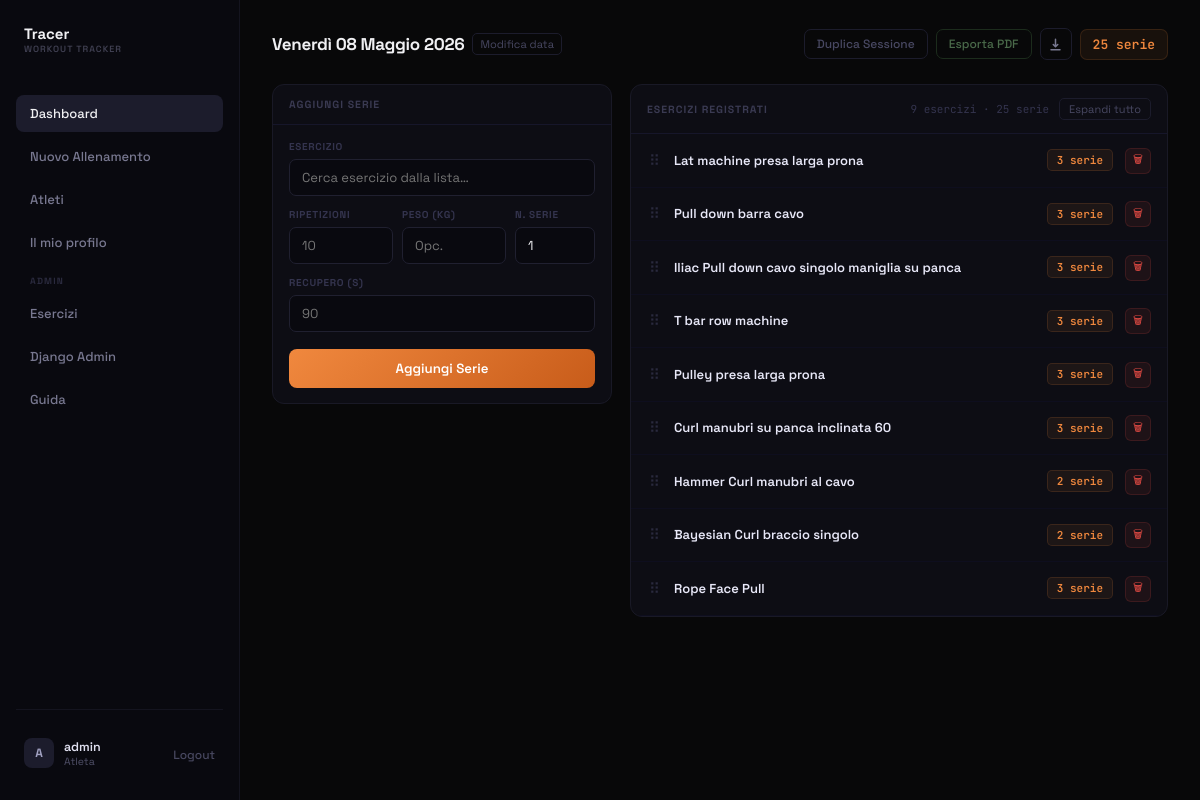
The page /session/5/ (signed in) on the database its author committed.
### tracker/models.py (models this page shows, shortened)
class WorkoutSession(models.Model):
    utente = models.ForeignKey(User, on_delete=models.CASCADE, related_name='workout_sessions')
    data = models.DateField(default=timezone.now)
    note = models.TextField(blank=True, null=True)
    class Meta:
        ordering = ['-data'] # Ordina dalla più recente alla più vecchia

class Exercise(models.Model):
    nome = models.CharField(max_length=100)
    tipologia = models.CharField(max_length=120, blank=True, default='')
    tags = models.ManyToManyField(Tag, related_name='exercises')

### tracker/views.py (the view, shortened to what this page needs)
# urls.py: path('session/<int:session_id>/', views.session_detail, name='session_detail'),
@login_required
def session_detail(request, session_id):
    session = get_object_or_404(WorkoutSession, id=session_id, utente=request.user)
    all_sets = list(session.sets.select_related('exercise').order_by('order', 'id'))
    exercise_groups = []
    for _, grp in groupby(all_sets, key=lambda s: s.exercise_id):
        grp_list = list(grp)
        exercise_groups.append({
            'exercise': grp_list[0].exercise,
            'sets': grp_list,
            'count': len(grp_list),
        })
    return render(request, 'tracker/session_detail.html', {
        'session': session,
        'exercise_groups': exercise_groups,
    })

### tracker/templates/tracker/session_detail.html (shortened to what this page needs)
{% extends 'tracker/base.html' %}
{% block content %}
<div class="page-container">
    <div style="display: flex; align-items: center; gap: 14px; margin-bottom: 24px; flex-wrap: wrap;">
        <div>
            <div style="display: flex; align-items: center; gap: 8px;">
                <h1 id="date-label" style="font-size: 17px; font-weight: 700; color: #f0f0f3; letter-spacing: -0.3px; margin: 0;">
                    {{ session.data|date:"l d F Y" }}
                </h1>
                <button onclick="toggleDateEdit()" style="background: transparent; border: 1px solid #1c1c2c; border-radius: 5px; color: #484862; font-size: 11px; padding: 3px 7px; cursor: pointer; transition: all .12s;" onmouseover="this.style.borderColor='#3a3a5a';this.style.color='#8080a0'" onmouseout="this.style.borderColor='#1c1c2c';this.style.color='#484862'">Modifica data</button>
            </div>
        </div>
        <div style="margin-left: auto; display: flex; align-items: center; gap: 8px;">
            <form action="{% url 'duplicate_session' session.id %}" method="post">
                <button type="submit" style="padding: 6px 12px; background: transparent; border: 1px solid #1c1c2c; border-radius: 7px; color: #484862; font-size: 12px; font-weight: 500; cursor: pointer; transition: all .12s;" onmouseover="this.style.borderColor='#3a3a5a';this.style.color='#8080a0'" onmouseout="this.style.borderColor='#1c1c2c';this.style.color='#484862'">Duplica Sessione</button>
            </form>
            <button onclick="exportPDF()" style="padding: 6px 12px; background: transparent; border: 1px solid #1c2c1c; border-radius: 7px; color: #4a6a4a; font-size: 12px; font-weight: 500; cursor: pointer; transition: all .12s;" onmouseover="this.style.borderColor='#3a5a3a';this.style.color='#70a070'" onmouseout="this.style.borderColor='#1c2c1c';this.style.color='#4a6a4a'">Esporta PDF</button>
            <a href="{% url 'export_session' session.id %}" title="Esporta sessione JSON" style="display:inline-flex;align-items:center;justify-content:center;width:32px;height:32px;border-radius:7px;background:transparent;border:1px solid #1c1c2c;color:#787890;text-decoration:none;transition:all .12s;" onmouseover="this.style.borderColor='#3a3a5a';this.style.color='#f0f0f3'" onmouseout="this.style.borderColor='#1c1c2c';this.style.color='#787890'">
                <svg viewBox="0 0 20 20" fill="currentColor" width="15" height="15"><path fill-rule="evenodd" d="M3 17a1 1 0 011-1h12a1 1 0 110 2H4a1 1 0 01-1-1zm3.293-7.707a1 1 0 011.414 0L9 10.586V3a1 1 0 112 0v7.586l1.293-1.293a1 1 0 111.414 1.414l-3 3a1 1 0 01-1.414 0l-3-3a1 1 0 010-1.414z" clip-rule="evenodd"/></svg>
            </a>
            <div style="padding: 6px 12px; background: rgba(240,136,62,.07); border: 1px solid rgba(240,136,62,.14); border-radius: 7px; font-size: 13px; color: #f0883e; font-weight: 600; font-family: 'JetBrains Mono', monospace;">
                {{ session.sets.count }} serie
            </div>
        </div>
    </div>
    <div class="main-grid">
        <div class="tracer-card" style="position: sticky; top: 0; z-index: 10;">
            <div style="padding: 13px 16px; border-bottom: 1px solid #16162a;">
                <div style="font-size: 10.5px; font-weight: 700; color: #3a3a52; text-transform: uppercase; letter-spacing: 1px;">Aggiungi Serie</div>
            </div>
            <form action="{% url 'session_detail' session.id %}" method="post" style="padding: 15px 16px; display: flex; flex-direction: column; gap: 12px;">
                <div>
                    <label style="display: block; font-size: 10px; font-weight: 700; color: #34344e; text-transform: uppercase; letter-spacing: .7px; margin-bottom: 6px;">Esercizio</label>
                    <input type="text" id="exercise_name" name="exercise_name" class="tracer-input" placeholder="Cerca esercizio dalla lista…" required autocomplete="off" data-valid="false">
                </div>
                <div style="display: grid; grid-template-columns: 1fr 1fr 80px; gap: 9px;">
                    <div>
                        <label style="display: block; font-size: 10px; font-weight: 700; color: #34344e; text-transform: uppercase; letter-spacing: .7px; margin-bottom: 6px;">Ripetizioni</label>
                        <input type="number" name="reps" class="tracer-input" placeholder="10" min="1" required>
                    </div>
                    <div>
                        <label style="display: block; font-size: 10px; font-weight: 700; color: #34344e; text-transform: uppercase; letter-spacing: .7px; margin-bottom: 6px;">Peso (kg)</label>
                        <input type="number" step="0.5" name="weight" class="tracer-input" placeholder="Opc." min="0">
                    </div>
                    <div>
                        <label style="display: block; font-size: 10px; font-weight: 700; color: #34344e; text-transform: uppercase; letter-spacing: .7px; margin-bottom: 6px;">N. Serie</label>
                        <input type="number" name="num_sets" class="tracer-input" placeholder="1" min="1" max="20" value="1" required>
                    </div>
                </div>
                <div>
                    <label style="display: block; font-size: 10px; font-weight: 700; color: #34344e; text-transform: uppercase; letter-spacing: .7px; margin-bottom: 6px;">Recupero (s)</label>
                    <input type="number" name="rest_time" class="tracer-input" placeholder="90" min="0">
                </div>
                <button type="submit" class="btn-primary-gradient" style="padding: 11px; margin-top: 5px;">Aggiungi Serie</button>
            </form>
        </div>
        <div>
            {% if not exercise_groups %}
            <div style="background: #0d0d14; border: 1px dashed #1c1c2e; border-radius: 12px; padding: 52px 24px; text-align: center;">
                <div style="font-size: 26px; margin-bottom: 10px; opacity: .4;">〇</div>
                <div style="font-size: 13.5px; color: #2c2c44; font-weight: 500;">Aggiungi la prima serie dal pannello</div>
            </div>
            {% else %}
            <div class="tracer-card" style="overflow: hidden;">
                <div style="padding: 13px 16px; border-bottom: 1px solid #16162a; display: flex; justify-content: space-between; align-items: center;">
                    <div style="font-size: 10.5px; font-weight: 700; color: #3a3a52; text-transform: uppercase; letter-spacing: 1px;">Esercizi Registrati</div>
                    <div style="display: flex; align-items: center; gap: 10px;">
                        <div style="font-size: 11px; color: #34344e; font-family: 'JetBrains Mono', monospace;">{{ exercise_groups|length }} esercizi · {{ session.sets.count }} serie</div>
                        <button id="toggle-all-btn" data-count="{{ exercise_groups|length }}" onclick="toggleAllGroups(this)" style="padding: 3px 9px; font-size: 11px; background: transparent; border: 1px solid #1c1c2c; border-radius: 5px; color: #484862; cursor: pointer; transition: all .12s;" onmouseover="this.style.borderColor='#3a3a5a';this.style.color='#8080a0'" onmouseout="this.style.borderColor='#1c1c2c';this.style.color='#484862'">Espandi tutto</button>
                    </div>
                </div>
                {% for group in exercise_groups %}
                <div class="exercise-group" data-exercise-id="{{ group.exercise.id }}" style="border-bottom: 1px solid #0e0e1e;">
                    <div style="padding: 13px 16px; display: flex; align-items: center; gap: 12px; transition: background .12s;" onmouseover="this.style.background='#0f0f1c'" onmouseout="this.style.background='transparent'">
                        <span class="drag-handle" title="Trascina per ordinare" style="cursor: grab; color: #2a2a3e; font-size: 15px; line-height: 1; flex-shrink: 0; padding: 0 2px; user-select: none;">⠿</span>
                        <div onclick="toggleGroup(this.dataset.n)" data-n="{{ forloop.counter }}" style="flex: 1; display: flex; align-items: center; gap: 12px; cursor: pointer; user-select: none;">
                            <div style="flex: 1;">
                                <div style="font-size: 13px; font-weight: 600; color: #e8e8f8;">{{ group.exercise.nome }}</div>
                            </div>
                            <span style="padding: 3px 9px; background: rgba(240,136,62,.07); border: 1px solid rgba(240,136,62,.14); border-radius: 5px; font-size: 11px; color: #f0883e; font-weight: 600; font-family: 'JetBrains Mono', monospace; white-space: nowrap;">{{ group.count }} serie</span>
                        </div>
                        <form action="{% url 'delete_exercise_sets' session.id group.exercise.id %}" method="post" onsubmit="return confirm('Eliminare tutte le serie di {{ group.exercise.nome }}?');">
                            <button type="submit" style="width: 26px; height: 26px; background: rgba(248,81,73,.07); border: 1px solid rgba(248,81,73,.14); border-radius: 6px; color: #f85149; font-size: 11px; cursor: pointer; flex-shrink: 0;">🗑</button>
                        </form>
                    </div>
                </div>
                {% endfor %}
            </div>
            {% endif %}
        </div>
    </div>
</div>
{% endblock %}

### tracker/templates/tracker/base.html (shortened to what this page needs)
{% load static %}
<!DOCTYPE html>
<html lang="it">
<head>
    <link rel="stylesheet" href="{% static 'tracker/style.css' %}">
    <link rel="stylesheet" href="https://cdn.jsdelivr.net/npm/driver.js@1.0.1/dist/driver.css"/>
</head>
<body>
    <div id="root" class="app-layout">
        {% if user.is_authenticated %}
        <div class="sidebar">
            <a href="{% url 'dashboard' %}" class="logo-container" style="display: flex; align-items: center; gap: 10px; margin-bottom: 40px; padding: 0 8px; text-decoration: none; cursor: pointer;">
                <div>
                    <div style="font-size: 15px; font-weight: 700; color: #f0f0f3;">Tracer</div>
                    <div style="font-size: 9px; color: #404052; font-weight: 600; letter-spacing: 1px;">WORKOUT TRACKER</div>
                </div>
            </a>
            <div class="menu-container" style="display: flex; flex-direction: column; gap: 6px; flex: 1;">
                <a href="{% url 'dashboard' %}" style="display: flex; align-items: center; gap: 12px; padding: 10px 14px; border-radius: 8px; color: #f0f0f3; background: #1c1c2c; font-size: 13px; font-weight: 500; transition: all .15s;">
                    <span class="menu-text">Dashboard</span>
                </a>
                <a href="{% url 'create_session' %}" style="display: flex; align-items: center; gap: 12px; padding: 10px 14px; border-radius: 8px; color: #787890; font-size: 13px; font-weight: 500; transition: all .15s;" onmouseover="this.style.background='#1c1c2c';this.style.color='#f0f0f3'" onmouseout="this.style.background='transparent';this.style.color='#787890'">
                    <span class="menu-text">Nuovo Allenamento</span>
                </a>
                <a href="{% url 'user_list' %}" style="display: flex; align-items: center; gap: 12px; padding: 10px 14px; border-radius: 8px; color: #787890; font-size: 13px; font-weight: 500; transition: all .15s;" onmouseover="this.style.background='#1c1c2c';this.style.color='#f0f0f3'" onmouseout="this.style.background='transparent';this.style.color='#787890'">
                    <span class="menu-text">Atleti</span>
                </a>
                <a href="{% url 'user_profile' user.username %}" style="display: flex; align-items: center; gap: 12px; padding: 10px 14px; border-radius: 8px; color: #787890; font-size: 13px; font-weight: 500; transition: all .15s;" onmouseover="this.style.background='#1c1c2c';this.style.color='#f0f0f3'" onmouseout="this.style.background='transparent';this.style.color='#787890'">
                    <span class="menu-text">Il mio profilo</span>
                </a>
                {% if user.is_superuser %}
                <div style="font-size: 9px; font-weight: 700; color: #2a2a3e; text-transform: uppercase; letter-spacing: 1.2px; padding: 8px 14px 2px;">Admin</div>
                <a href="{% url 'exercises_list' %}" style="display: flex; align-items: center; gap: 12px; padding: 10px 14px; border-radius: 8px; color: #787890; font-size: 13px; font-weight: 500; transition: all .15s;" onmouseover="this.style.background='#1c1c2c';this.style.color='#f0f0f3'" onmouseout="this.style.background='transparent';this.style.color='#787890'">
                    <span class="menu-text">Esercizi</span>
                </a>
                <a href="/admin/" style="display: flex; align-items: center; gap: 12px; padding: 10px 14px; border-radius: 8px; color: #787890; font-size: 13px; font-weight: 500; transition: all .15s;" onmouseover="this.style.background='#1c1c2c';this.style.color='#f0f0f3'" onmouseout="this.style.background='transparent';this.style.color='#787890'">
                    <span class="menu-text">Django Admin</span>
                </a>
                {% endif %}
                <button id="tour-menu-btn" onclick="if(typeof startTour !== 'undefined') startTour(); else window.location.href='{% url 'dashboard' %}?tour=1';" style="display: flex; align-items: center; gap: 12px; padding: 10px 14px; border-radius: 8px; color: #787890; font-size: 13px; font-weight: 500; transition: all .15s; background: transparent; border: none; width: 100%; text-align: left; cursor: pointer; font-family: inherit;" onmouseover="this.style.background='#1c1c2c'; this.style.color='#f0f0f3'" onmouseout="this.style.background='transparent'; this.style.color='#787890'">
                    <span class="menu-text">Guida</span>
                </button>
            </div>
            <div class="user-info-container" style="border-top: 1px solid #14141f; padding-top: 20px; margin-top: auto;">
                <div style="display: flex; align-items: center; justify-content: space-between; padding: 8px;">
                    <div style="display: flex; align-items: center; gap: 10px;">
                        <div style="width: 30px; height: 30px; border-radius: 8px; background: #1c1c2c; display: flex; align-items: center; justify-content: center; font-size: 12px; font-weight: 700; color: #a0a0c0;">
                            {{ user.username|make_list|first|upper }}
                        </div>
                        <div>
                            <div style="font-size: 12.5px; font-weight: 600; color: #e0e0f0;">{{ user.username }}</div>
                            <div style="font-size: 10.5px; color: #505068;">Atleta</div>
                        </div>
                    </div>
                    <form action="{% url 'logout' %}" method="post" style="display:inline;">
                        <button type="submit" title="Logout" style="background: transparent; border: none; color: #484860; cursor: pointer; transition: color .15s; font-size: 12px; font-weight: 500;">
                            Logout
                        </button>
                    </form>
                </div>
            </div>
        </div>
        {% endif %}
        <main class="main-content">
            {% block content %}{% endblock %}
        </main>
    </div>
</body>
</html>

### rows shown on the page
WorkoutSession: data "Venerdì 08 Maggio 2026", sets.count "25"
Exercise: exercise.nome "Lat machine presa larga prona", count "3"
Exercise: exercise.nome "Pull down barra cavo", count "3"
Exercise: exercise.nome "Iliac Pull down cavo singolo maniglia su panca", count "3"
Exercise: exercise.nome "T bar row machine", count "3"
Exercise: exercise.nome "Pulley presa larga prona", count "3"
Exercise: exercise.nome "Curl manubri su panca inclinata 60", count "3"
Exercise: exercise.nome "Hammer Curl manubri al cavo", count "2"
Exercise: exercise.nome "Bayesian Curl braccio singolo", count "2"
Exercise: exercise.nome "Rope Face Pull", count "3"

### other values the page prints
{{ user.username|make_list|first|upper }} "A"
{{ user.username }} "admin"
{{ exercise_groups|length }} "9"
